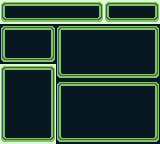

Tiled map render using the project's own tile images. Description and the whole map definition, tile-layer contents included, below:
An orthogonal 20x18 tile map with 8x8 px tiles, 1 tile layer (Tile Layer 1).

<map version="1.10" tiledversion="1.11.0" orientation="orthogonal" renderorder="right-down" width="20" height="18" tilewidth="8" tileheight="8" infinite="0" nextlayerid="2" nextobjectid="1">
 <tileset firstgid="1" source="frame.tsx" />
 <layer id="1" name="Tile Layer 1" width="20" height="18">
  <data encoding="csv">
22,23,23,23,23,23,23,23,23,23,23,23,24,22,23,23,23,23,23,24,
28,29,29,29,29,29,29,29,29,29,29,29,30,28,29,29,29,29,29,30,
34,35,35,35,35,35,35,35,35,35,35,35,36,34,35,35,35,35,35,36,
19,20,20,20,20,20,21,19,20,20,20,20,20,20,20,20,20,20,20,21,
25,26,26,26,26,26,27,25,26,26,26,26,26,26,26,26,26,26,26,27,
25,26,26,26,26,26,27,25,26,26,26,26,26,26,26,26,26,26,26,27,
25,26,26,26,26,26,27,25,26,26,26,26,26,26,26,26,26,26,26,27,
31,32,32,32,32,32,33,25,26,26,26,26,26,26,26,26,26,26,26,27,
22,23,23,23,23,23,24,25,26,26,26,26,26,26,26,26,26,26,26,27,
28,29,29,29,29,29,30,31,32,32,32,32,32,32,32,32,32,32,32,33,
28,29,29,29,29,29,30,19,20,20,20,20,20,20,20,20,20,20,20,21,
28,29,29,29,29,29,30,25,26,26,26,26,26,26,26,26,26,26,26,27,
28,29,29,29,29,29,30,25,26,26,26,26,26,26,26,26,26,26,26,27,
28,29,29,29,29,29,30,25,26,26,26,26,26,26,26,26,26,26,26,27,
28,29,29,29,29,29,30,25,26,26,26,26,26,26,26,26,26,26,26,27,
28,29,29,29,29,29,30,25,26,26,26,26,26,26,26,26,26,26,26,27,
28,29,29,29,29,29,30,25,26,26,26,26,26,26,26,26,26,26,26,27,
34,35,35,35,35,35,36,31,32,32,32,32,32,32,32,32,32,32,32,33
</data>
 </layer>
</map>
